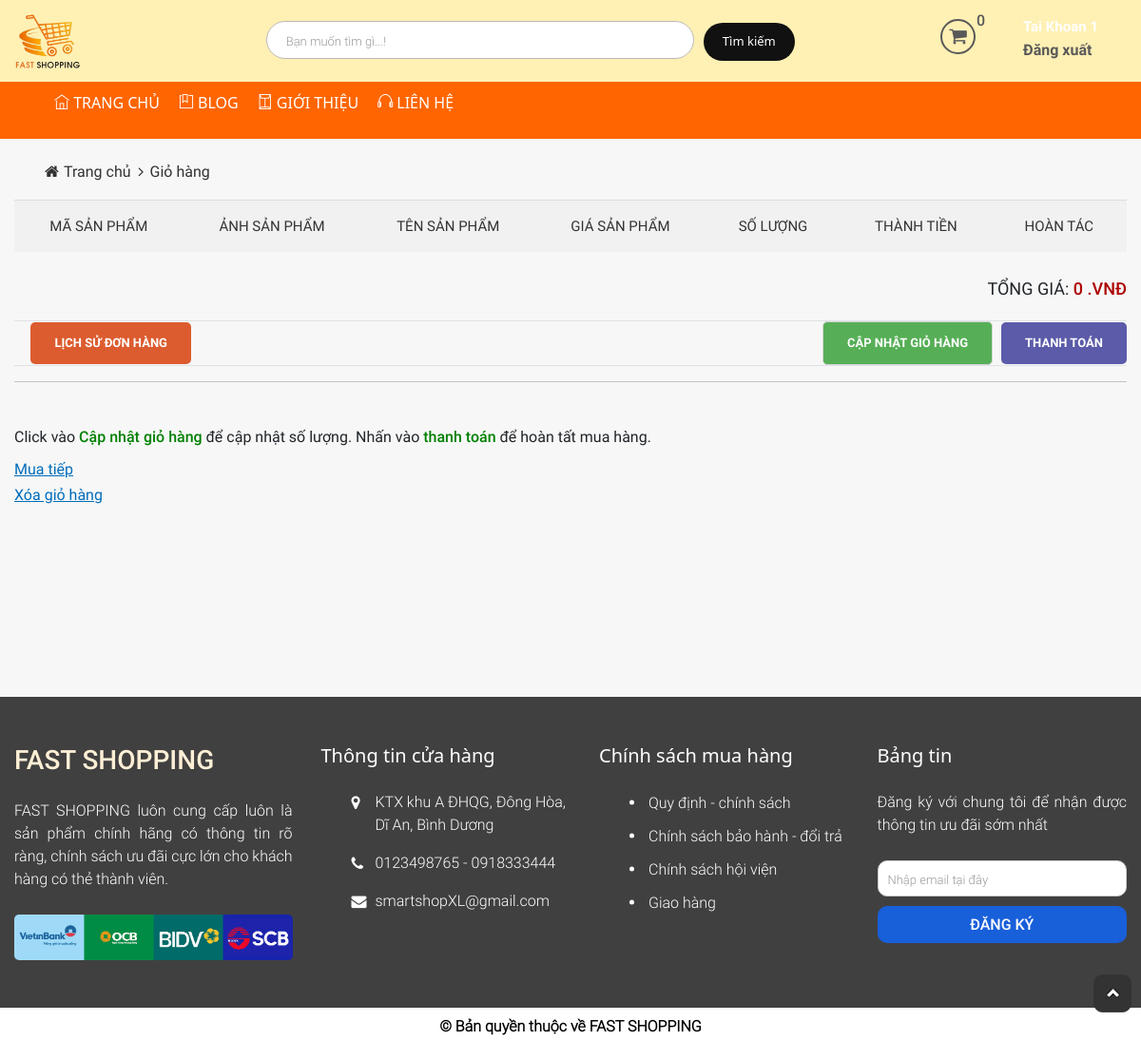
The app's page /Source_code/index.php?modules=carts&action=show (signed in), older data.
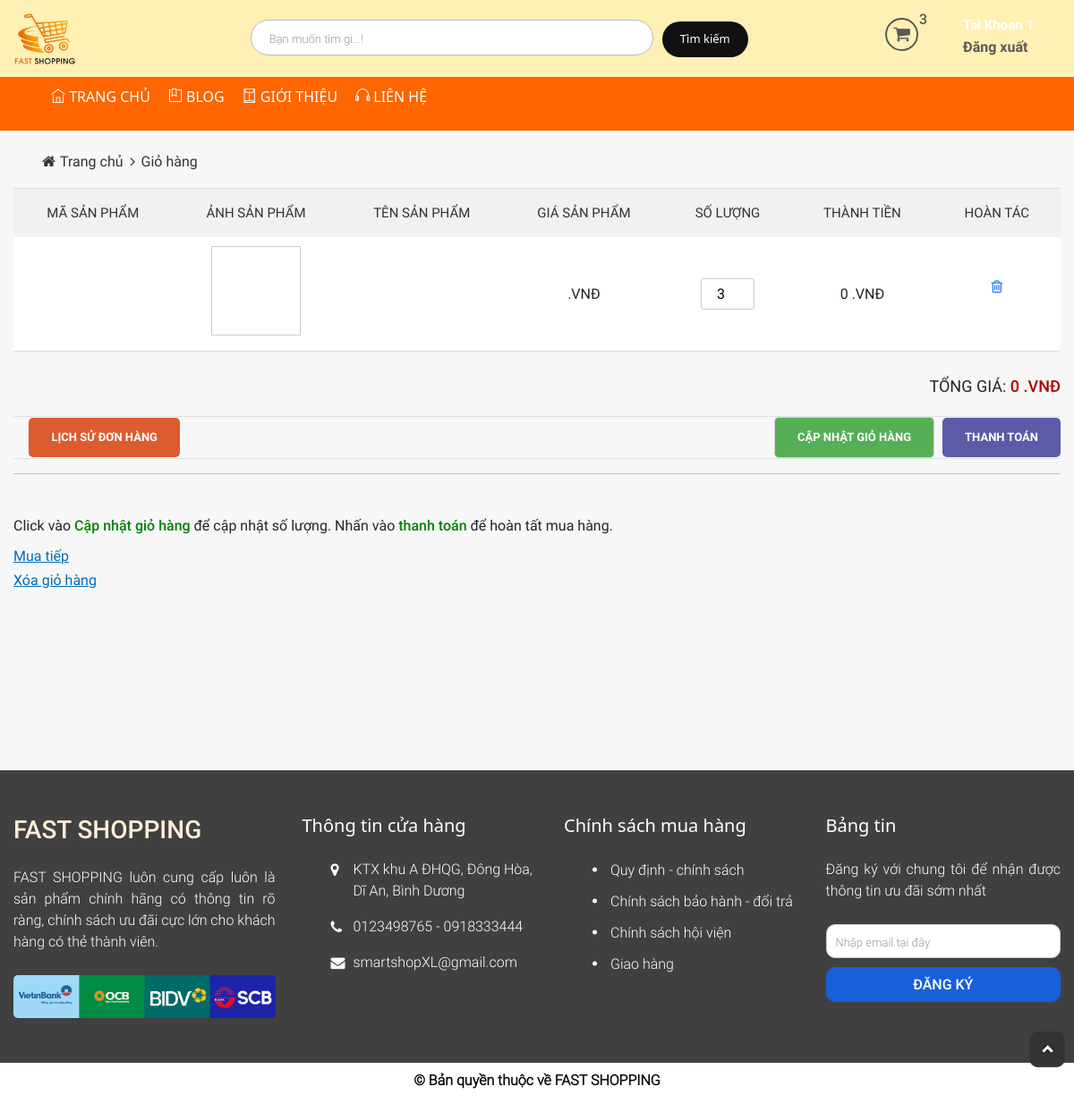
The same page, newer data.
### tables this page shows
CREATE TABLE `tbl_detail_cart` (
  `id` int NOT NULL AUTO_INCREMENT,
  `id_cart` int NOT NULL,
  `id_product` int NOT NULL,
  `num_total` int NOT NULL,
  `sub_total_price` float NOT NULL,
  PRIMARY KEY (`id`),
  KEY `id_cart` (`id_cart`),
  KEY `tbl_detail_cart_ibfk_2` (`id_product`),
  CONSTRAINT `tbl_detail_cart_ibfk_1` FOREIGN KEY (`id_cart`) REFERENCES `tbl_cart` (`id`) ON DELETE CASCADE,
  CONSTRAINT `tbl_detail_cart_ibfk_2` FOREIGN KEY (`id_product`) REFERENCES `products` (`id`) ON DELETE CASCADE ON UPDATE RESTRICT
);

### Source_code/modules/carts/controllers/indexController.php (called while the page is built, shortened)
<?php
function showAction(){
	if (!empty($_SESSION['id_customer'])) {
		getCartByCustomer($_SESSION['id_customer']);
	}
	load_view('index');
}
 ?>

### Source_code/core/router.php (called while the page is built, shortened)
<?php
$action_name = get_action().'Action';
call_function(array('construct', $action_name));

### Source_code/core/appload.php (called while the page is built, shortened)
<?php
require COREPATH . DIRECTORY_SEPARATOR . 'base.php';
require COREPATH . DIRECTORY_SEPARATOR . 'router.php';

### Source_code/index.php (called while the page is built, shortened)
<?php
require COREPATH.DIRECTORY_SEPARATOR.'appload.php';

### Source_code/libraries/database.php (called while the page is built, shortened)
<?php
function db_query($query_string) {
    global $conn;
    $result = mysqli_query($conn, $query_string);
    return $result;
}
function db_fetch_array($query_string) {
    $result = array();
    $mysqli_result = db_query($query_string);
    while ($row = mysqli_fetch_assoc($mysqli_result)) {
        $result[] = $row;
    }
    return $result;
}

### Source_code/modules/carts/models/indexModel.php (called while the page is built, shortened)
<?php
function checkCartByCustomer($id_customer){
	return db_fetch_row("SELECT * FROM `tbl_cart` WHERE `id_customer` = $id_customer");
}
function getCartByCustomer($id_customer){
	$datacart = checkCartByCustomer($id_customer);
	if(!empty($datacart)){
		$id_cart = $datacart['id'];
		$dataProductIncart = db_fetch_array("SELECT * FROM `tbl_detail_cart` WHERE `id_cart` = '$id_cart'");
	}
}
 ?>

### Source_code/modules/carts/views/indexView.php (the view, shortened to what the rows shown need)
<div id="main-content-wp" class="cart-page" style="padding-bottom: 200px;">
    <div class="section" id="breadcrumb-wp">
        <div class="wp-inner">
            <div class="section-detail">
                <ul class="list-item clearfix">
                    <li>
                        <a href="?page=home" title="">Trang chủ</a>
                    </li>
                    <li>
                        <a href="" title="">Giỏ hàng</a>
                    </li>
                </ul>
            </div>
        </div>
    </div>
    <div id="wrapper" class="wp-inner clearfix">
        <div class="section" id="info-cart-wp">
            <div class="section-detail table-responsive">
                <table class="table">
                    <form action="?modules=carts&controllers=index&action=update" method="post">
                    <thead>
                        <tr>
                            <td>Mã sản phẩm</td>
                            <td>Ảnh sản phẩm</td>
                            <td>Tên sản phẩm</td>
                            <td>Giá sản phẩm</td>
                            <td>Số lượng</td>
                            <td >Thành tiền</td>
                            <td>Hoàn tác</td>
                        </tr>
                    </thead>
                    <tbody>
                        <?php if(isset($_SESSION['cart']['buy'])&&!empty($_SESSION['id_customer'])) {?>
                        <?php foreach ($_SESSION['cart']['buy'] as $key => $value) { ?>
                        <tr>
                            <td><?php echo $value['code']; ?></td>
                            <td>
                                <a href="" title="" class="thumb">
                                </a>
                            </td>
                            <td>
                            </td>
                            <td><?php echo $value['price']." .VNĐ"; ?></td>
                            <td>
                                <input min="1" style="width: 60px;" type="number" name="qty[<?php echo $value['id']; ?>]" value="<?php echo  $value['qty']; ?>" class="num-order" >
                            </td>
                            <td><?php echo $value['sub_total']." .VNĐ"; ?></td>
                            <td>
                                <p ><a href="?modules=carts&controllers=index&action=delete&id=<?php echo $value['id']; ?>" title="" class="del-product"><i class="fa fa-trash-o"></i></a></p>
                            </td>
                        </tr>
                        <?php }}; ?>
                    </tbody>
                    <tfoot>
                        <tr>
                            <td colspan="7">
                                <div class="clearfix">
                                    <p id="total-price" class="fl-right">Tổng giá: <span><?php if(isset($_SESSION['cart']['buy'])&&!empty($_SESSION['id_customer'])) echo $_SESSION['cart']['info']['total']." .VNĐ"; else echo "0 .VNĐ"; ?></span></p>
                                </div>
                            </td>
                        </tr>
                        <tr>
                            <td colspan="7">
                                <div class="clearfix">
                                    <div  class="fl-right">
                                        <a style="margin-right: 660px;background-color: #dc5c2f;" href="?modules=checkouts&controllers=index&action=story" title="" id="checkout-cart">Lịch sử đơn hàng</a>
                                        <input type="submit" id="update-cart" name="btn-update_cart" value="Cập nhật giỏ hàng">
                                        <a href="?modules=checkouts&controllers=index&action=index" title="" id="checkout-cart">Thanh toán</a>
                                    </div>
                                </div>
                            </td>
                        </tr>
                    </tfoot>
                </table>
                <hr>
            </div>
        </div>
        <div class="section" id="action-cart-wp">
            <div class="section-detail">
                <p class="title">Click vào <span style="color: green;">Cập nhật giỏ hàng</span> để cập nhật số lượng. Nhấn vào <span style="color: green;">thanh toán</span> để hoàn tất mua hàng.</p>
                <a href="?modules=home" title="" id="buy-more">Mua tiếp</a><br/>
                <a href="?modules=carts&controllers=index&action=deleteAll" title="" id="delete-cart">Xóa giỏ hàng</a>
            </div>
        </div>
    </div>
</div>

### Source_code/core/base.php (shortened to what the rows shown need)
<?php
function get_module() {
    global $config;
    $module = isset($_GET['modules']) ? $_GET['modules'] : $config['default_module'];
    return $module;
}
function call_function($list_function = array()) {
    if (is_array($list_function)) {
        foreach ($list_function as $f) {
            if (function_exists("$f")) {
                $f();
            }
        }
    }
}
function load_view($name, $data_send = array()) {
    $path = MODULESPATH . DIRECTORY_SEPARATOR . get_module() . DIRECTORY_SEPARATOR . 'views' . DIRECTORY_SEPARATOR . $name . 'View.php';
    if (file_exists($path)) {
        require $path;
    } else {
        echo "Không tìm thấy {$path}";
    }
}
function get_header($name = '') {
    global $data;
    if (empty($name)) {
        $name = 'header';
    } else {
        $name = "header-{$name}";
    }
    $path = LAYOUTPATH . DIRECTORY_SEPARATOR . $name . '.php';
    if (file_exists($path)) {
        if (is_array($data)) {
            foreach ($data as $key => $a) {
                $$key = $a;
            }
        }
        require $path;
    } else {
        echo "Không tìm thấy {$path}";
    }
}
function get_footer($name = '') {
    global $data;
    if (empty($name)) {
        $name = 'footer';
    } else {
        $name = "footer-{$name}";
    }
    $path = LAYOUTPATH . DIRECTORY_SEPARATOR . $name . '.php';
    if (file_exists($path)) {
        if (is_array($data)) {
            foreach ($data as $key => $a) {
                $$key = $a;
            }
        }
        require $path;
    } else {
        echo "Không tìm thấy {$path}";
    }
}
?>

Row changes from the older to the newer data that the page shows:
added tbl_detail_cart: num_total "3", sub_total_price "0"
Text that changed along with them:
list line gone: "0 0 .VNĐ"
new list line: "3 0 .VNĐ"
